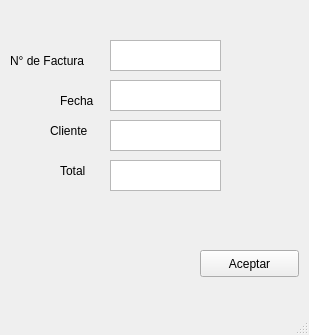
<?xml version="1.0" encoding="UTF-8"?>
<ui version="4.0">
 <class>Factura</class>
 <widget class="QMainWindow" name="Factura">
  <property name="geometry">
   <rect>
    <x>0</x>
    <y>0</y>
    <width>309</width>
    <height>335</height>
   </rect>
  </property>
  <property name="windowTitle">
   <string>Factura</string>
  </property>
  <widget class="QWidget" name="centralwidget">
   <widget class="QLabel" name="labelCodFactura">
    <property name="geometry">
     <rect>
      <x>10</x>
      <y>50</y>
      <width>91</width>
      <height>21</height>
     </rect>
    </property>
    <property name="text">
     <string>N° de Factura</string>
    </property>
   </widget>
   <widget class="QLabel" name="labelFecha">
    <property name="geometry">
     <rect>
      <x>60</x>
      <y>90</y>
      <width>51</width>
      <height>21</height>
     </rect>
    </property>
    <property name="text">
     <string>Fecha</string>
    </property>
   </widget>
   <widget class="QLabel" name="labelCliente">
    <property name="geometry">
     <rect>
      <x>50</x>
      <y>120</y>
      <width>51</width>
      <height>21</height>
     </rect>
    </property>
    <property name="text">
     <string>Cliente</string>
    </property>
   </widget>
   <widget class="QLabel" name="labelTotal">
    <property name="geometry">
     <rect>
      <x>60</x>
      <y>160</y>
      <width>41</width>
      <height>21</height>
     </rect>
    </property>
    <property name="text">
     <string>Total</string>
    </property>
   </widget>
   <widget class="QTextEdit" name="textEditIdFactura">
    <property name="geometry">
     <rect>
      <x>110</x>
      <y>40</y>
      <width>111</width>
      <height>31</height>
     </rect>
    </property>
   </widget>
   <widget class="QTextEdit" name="textEditFecha">
    <property name="geometry">
     <rect>
      <x>110</x>
      <y>80</y>
      <width>111</width>
      <height>31</height>
     </rect>
    </property>
   </widget>
   <widget class="QTextEdit" name="textEditCliente">
    <property name="geometry">
     <rect>
      <x>110</x>
      <y>120</y>
      <width>111</width>
      <height>31</height>
     </rect>
    </property>
   </widget>
   <widget class="QTextEdit" name="textEditTotal">
    <property name="geometry">
     <rect>
      <x>110</x>
      <y>160</y>
      <width>111</width>
      <height>31</height>
     </rect>
    </property>
   </widget>
   <widget class="QPushButton" name="btnAceptar">
    <property name="geometry">
     <rect>
      <x>200</x>
      <y>250</y>
      <width>99</width>
      <height>27</height>
     </rect>
    </property>
    <property name="text">
     <string>Aceptar</string>
    </property>
   </widget>
  </widget>
  <widget class="QMenuBar" name="menubar">
   <property name="geometry">
    <rect>
     <x>0</x>
     <y>0</y>
     <width>309</width>
     <height>25</height>
    </rect>
   </property>
  </widget>
  <widget class="QStatusBar" name="statusbar"/>
 </widget>
 <resources/>
 <connections/>
</ui>
